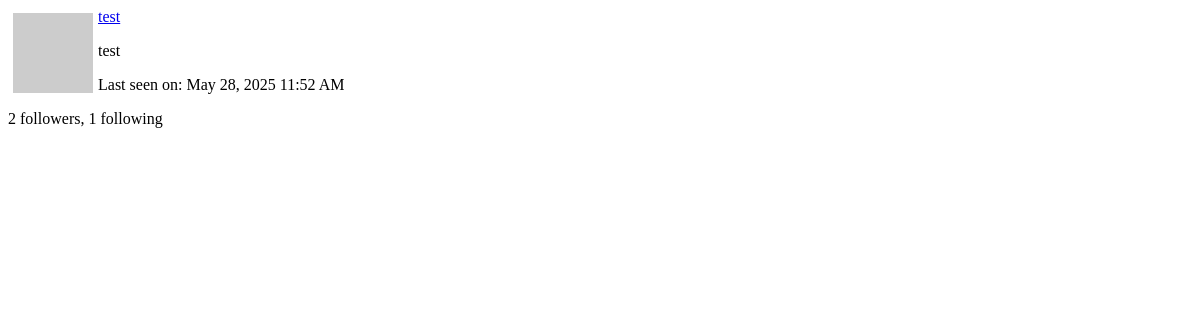
Page /user/test/popup (signed in) on the earlier database version.
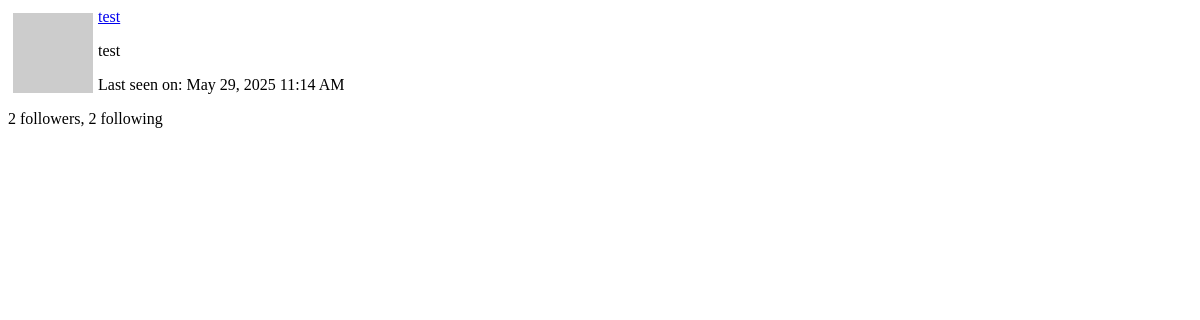
Same page on the later database version.
### app/models.py (models this page shows, shortened)
class PaginatedAPIMixin(object):
    @staticmethod
    def to_collection_dict(query, page, per_page, endpoint, **kwargs):
        resources = db.paginate(query, page=page, per_page=per_page,
                                error_out=False)
        data = {
            'items': [item.to_dict() for item in resources.items],
            '_meta': {
                'page': page,
                'per_page': per_page,
                'total_pages': resources.pages,
                'total_items': resources.total
            },
            '_links': {
                'self': url_for(endpoint, page=page, per_page=per_page,
                                **kwargs),
                'next': url_for(endpoint, page=page + 1, per_page=per_page,
                                **kwargs) if resources.has_next else None,
                'prev': url_for(endpoint, page=page - 1, per_page=per_page,
                                **kwargs) if resources.has_prev else None
            }
        }
        return data

class User(PaginatedAPIMixin, UserMixin, db.Model):
    id: so.Mapped[int] = so.mapped_column(primary_key=True)
    username: so.Mapped[str] = so.mapped_column(sa.String(64), index=True,
                                                unique=True)
    email: so.Mapped[str] = so.mapped_column(sa.String(120), index=True,
                                             unique=True)
    password_hash: so.Mapped[Optional[str]] = so.mapped_column(sa.String(256))
    posts: so.WriteOnlyMapped['Post'] = so.relationship(
        back_populates='author')
    about_me: so.Mapped[Optional[str]] = so.mapped_column(sa.String(140))
    last_seen: so.Mapped[Optional[datetime]] = so.mapped_column(
        default=lambda: datetime.now(timezone.utc))
    following: so.WriteOnlyMapped['User'] = so.relationship(
        secondary=followers, primaryjoin=(followers.c.follower_id == id),
        secondaryjoin=(followers.c.followed_id == id),
        back_populates='followers')
    followers: so.WriteOnlyMapped['User'] = so.relationship(
        secondary=followers, primaryjoin=(followers.c.followed_id == id),
        secondaryjoin=(followers.c.follower_id == id),
        back_populates='following')
    messages_sent: so.WriteOnlyMapped['Message'] = so.relationship(
        foreign_keys='Message.sender_id', back_populates='author')
    messages_received: so.WriteOnlyMapped['Message'] = so.relationship(
        foreign_keys='Message.recipient_id', back_populates='recipient')
    last_message_read_time: so.Mapped[Optional[datetime]]
    notifications: so.WriteOnlyMapped['Notification'] = so.relationship(
        back_populates='user')
    tasks: so.WriteOnlyMapped['Task'] = so.relationship(back_populates='user')
    token: so.Mapped[Optional[str]] = so.mapped_column(
        sa.String(32), index=True, unique=True)
    token_expiration: so.Mapped[Optional[datetime]]
    def avatar(self, size):
        digest = md5(self.email.lower().encode('utf-8')).hexdigest()
        return f'https://www.gravatar.com/avatar/{digest}?d=identicon&s={size}'
    def followers_count(self):
        query = sa.select(sa.func.count()).select_from(
            self.followers.select().subquery())
        return db.session.scalar(query)
    def following_count(self):
        query = sa.select(sa.func.count()).select_from(
            self.following.select().subquery())
        return db.session.scalar(query)

### app/main/routes.py (the view)
@bp.route('/user/<username>/popup')
@login_required
def user_popup(username):
    user = db.first_or_404(sa.select(User).where(User.username == username))
    form = EmptyForm()
    return render_template('user_popup.html', user=user, form=form)

### app/main/routes.py (called while the page is built)
@bp.before_request
def before_request():
    if current_user.is_authenticated:
        current_user.last_seen = datetime.now(timezone.utc)
        db.session.commit()
        g.search_form = SearchForm()
    g.locale = str(get_locale())

### app/models.py (called while the page is built)
@login.user_loader
def load_user(id):
    return db.session.get(User, int(id))

    @classmethod
    def before_commit(cls, session):
        session._changes = {
            'add': list(session.new),
            'update': list(session.dirty),
            'delete': list(session.deleted)
        }

    @classmethod
    def after_commit(cls, session):
        for obj in session._changes['add']:
            if isinstance(obj, SearchableMixin):
                add_to_index(obj.__tablename__, obj)
        for obj in session._changes['update']:
            if isinstance(obj, SearchableMixin):
                add_to_index(obj.__tablename__, obj)
        for obj in session._changes['delete']:
            if isinstance(obj, SearchableMixin):
                remove_from_index(obj.__tablename__, obj)
        session._changes = None

### app/templates/user_popup.html (shortened to what this page needs)
<div>
  <img src="{{ user.avatar(64) }}" style="margin: 5px; float: left">
  <p><a href="{{ url_for('main.user', username=user.username) }}">{{ user.username }}</a></p>
  {% if user.about_me %}<p>{{ user.about_me }}</p>{% endif %}
  {% if user.last_seen %}
  <p>{{ _('Last seen on') }}: {{ moment(user.last_seen).format('lll') }}</p>
  {% endif %}
  <p>{{ _('%(count)d followers', count=user.followers_count()) }}, {{ _('%(count)d following', count=user.following_count()) }}</p>
</div>

Differences in the rows shown:
changed User "test": last_seen "May 28, 2025 11:52 AM" → "May 29, 2025 11:14 AM"
Other differences:
text no longer shown: "1 following"
text now shown: "2 following"
